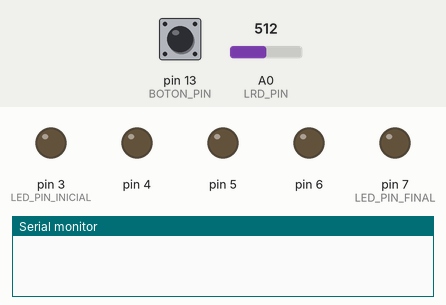
This sketch was run on a simulated Arduino Uno, built with avr-gcc and run on an emulated ATmega328P. On the bench: output pins drawn as LEDs (lit = HIGH), the last lines printed to the serial monitor. Dashed ring = blinking. Inputs (shaded band) come from the test bench; at power-on: pin 13 (BOTON_PIN) HIGH, A0 (LRD_PIN) = 512.

Above: at 1.2 s.
1.3 s: pin 13 (BOTON_PIN) pulled LOW for 0.15 s
3.2 s: A0 (LRD_PIN) set to 105
4.7 s: A0 (LRD_PIN) set to 94
At 4.8 s:
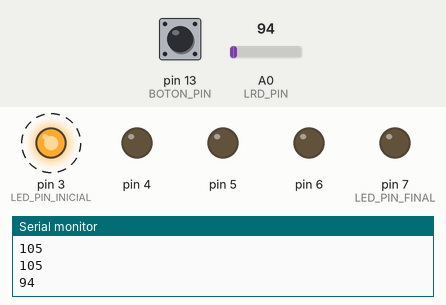
At 5.2 s:
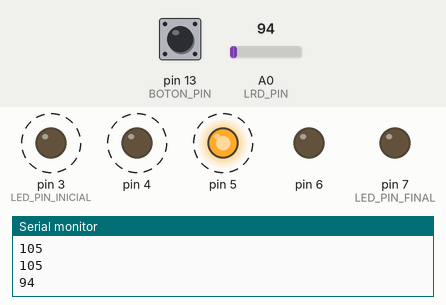
7.7 s: A0 (LRD_PIN) set to 110
At 8.4 s:
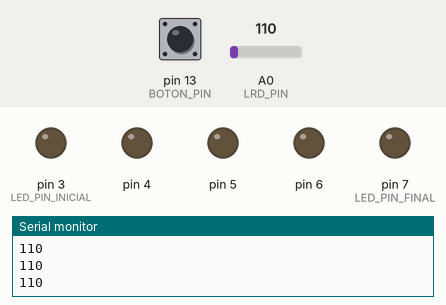
Timing chart, 0 to 10.2 s (numbered marks = the images above; inputs shaded):
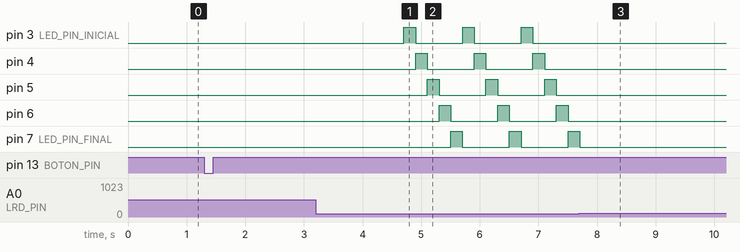

The sketch:

leds_LDR.ino
```cpp
const int LRD_PIN = A0; // Pin analógico utilizado para el sensor LRD
const int BOTON_PIN = 13; // Pin digital utilizado para el botón
const int LED_PIN_INICIAL = 3; // Pin del primer LED de la secuencia
const int LED_PIN_FINAL = 7; // Pin del último LED de la secuencia
const int TIEMPO_RETRASO = 200; // Tiempo de retraso en milisegundos para la secuencia de LEDs
bool leerSensor = false; // Variable para indicar si se debe leer el sensor
bool ultimoEstadoBoton = false; // Variable para almacenar el último estado del botón

void setup() {
  Serial.begin(9600);
  pinMode(BOTON_PIN, INPUT_PULLUP); // Se establece el pin del botón como entrada con resistencia pull-up interna
  for (int i = LED_PIN_INICIAL; i <= LED_PIN_FINAL; i++) {
    pinMode(i, OUTPUT); // Se establecen los pines de los LEDs como salidas
  }
}

void loop() {
  // Se lee el estado actual del botón
  bool estadoBoton = digitalRead(BOTON_PIN);

  // Si el estado del botón cambió, se actualiza la variable leerSensor
  if (estadoBoton != ultimoEstadoBoton && estadoBoton == LOW) {
    leerSensor = !leerSensor;
  }

  // Se almacena el estado actual del botón
  ultimoEstadoBoton = estadoBoton;

  // Si la variable leerSensor es true, se lee el valor del sensor LRD y se verifica si la intensidad de luz es menor a 100
  if (leerSensor) {
    int valor = analogRead(LRD_PIN);
    Serial.println(valor);
    if (valor < 100) {
      // Si la intensidad de luz es menor a 100, se encienden los LEDs secuencialmente con un retraso de tiempo
      for (int i = LED_PIN_INICIAL; i <= LED_PIN_FINAL; i++) {
        digitalWrite(i, HIGH);
        delay(TIEMPO_RETRASO);
        digitalWrite(i, LOW);
      }
    }
  }
}
```

Measured:
- the behaviour switches between 100 and 99 on A0 (LRD_PIN) (found by bisection; images 0 and 1)
- after the input at 4.7 s, pin 3 (LED_PIN_INICIAL): alternates HIGH for 0.20 s and LOW for 0.80 s, starting at once; pin 4: alternates HIGH for 0.20 s and LOW for 0.80 s, starting after 0.21 s
- after the input at 7.7 s, pin 3 (LED_PIN_INICIAL), pin 4–6: stops changing and stays LOW; pin 7 (LED_PIN_FINAL): goes on until 7.7 s, then stays LOW
